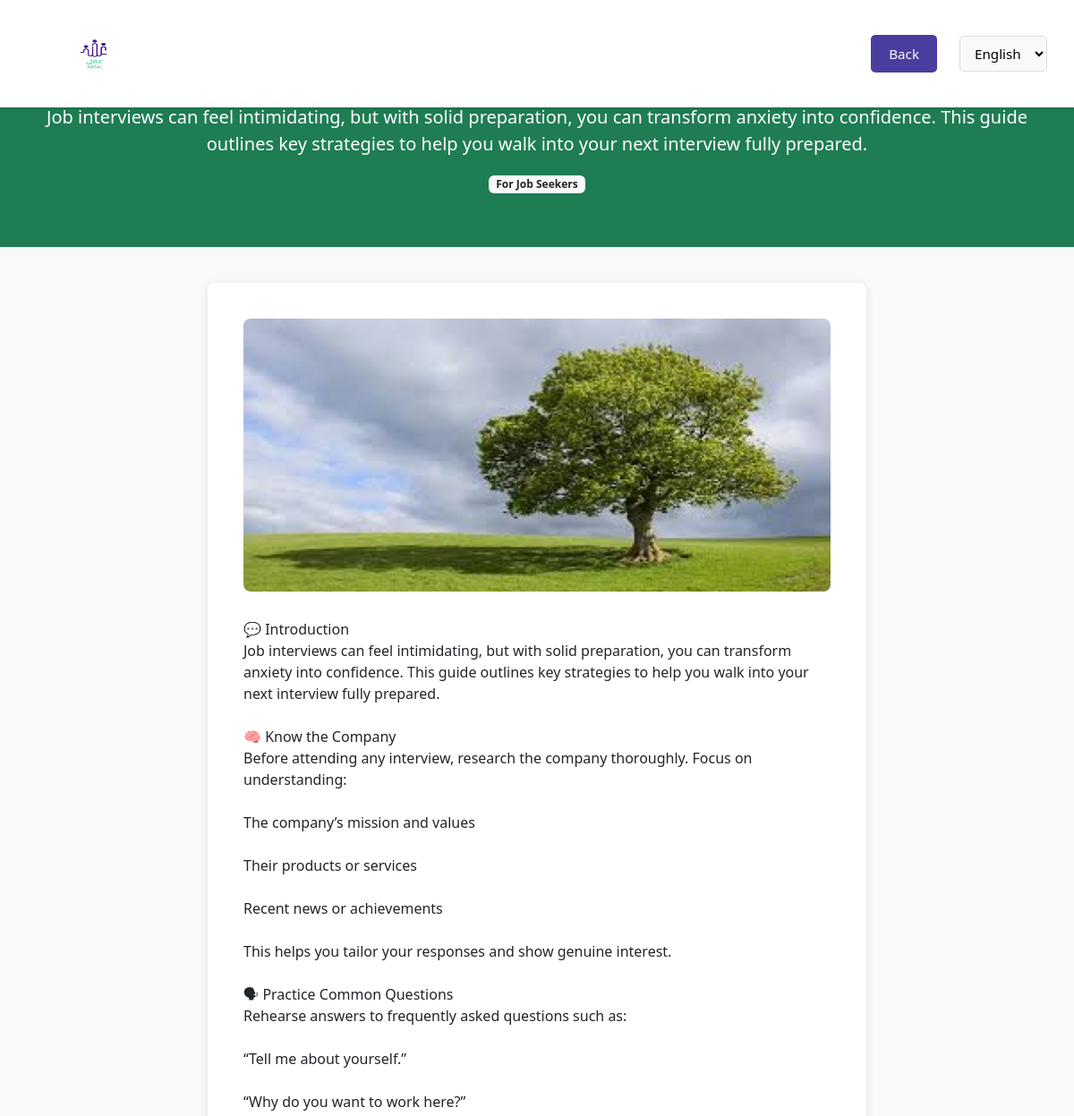
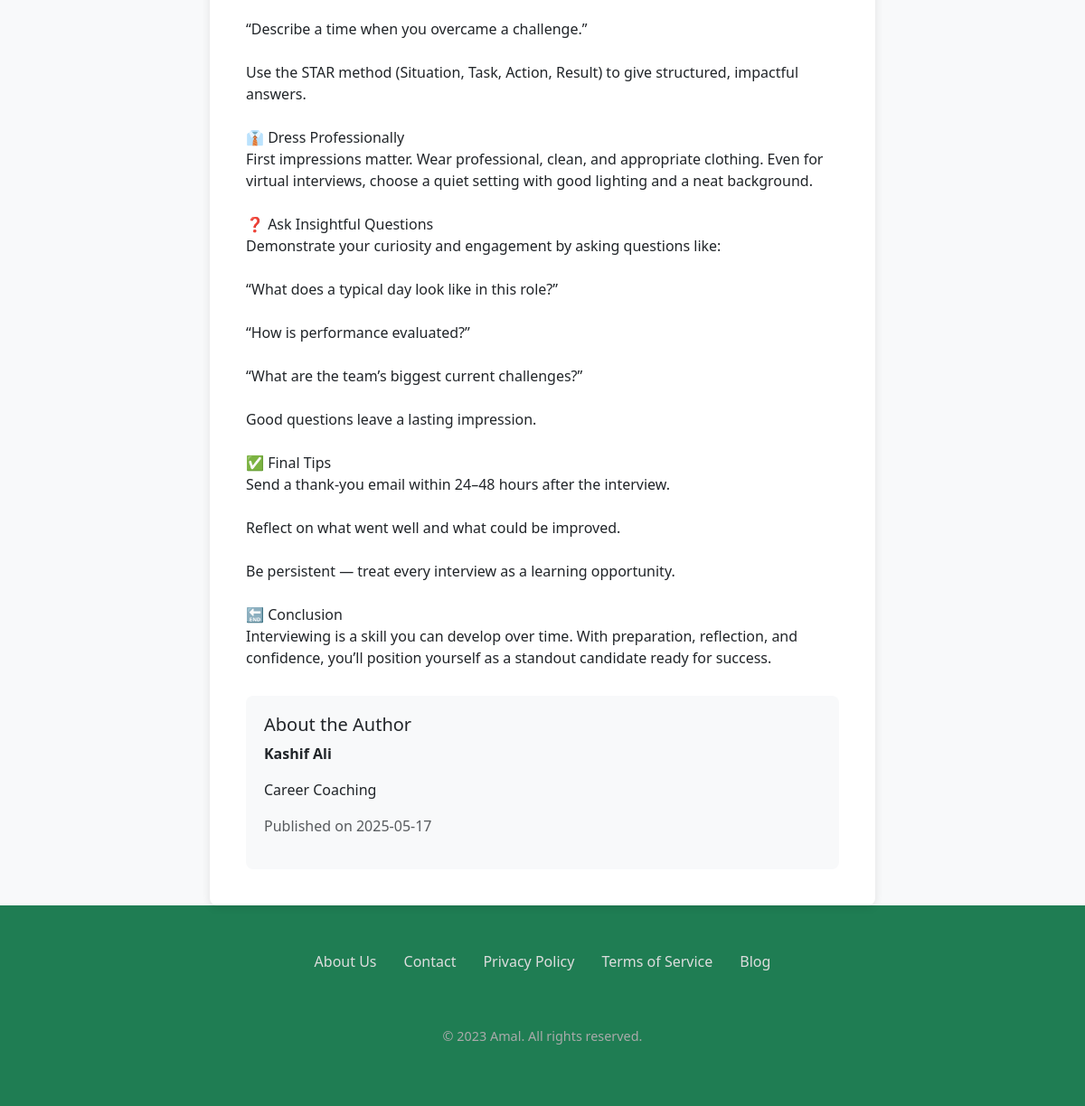
The page /blog/1 on the database its author committed (2 pictures, top to bottom).
### tables this page shows
CREATE TABLE blogs (
        id INTEGER PRIMARY KEY AUTOINCREMENT,
        consultant_id INTEGER NOT NULL,
        title TEXT NOT NULL,
        category TEXT NOT NULL,
        image_url TEXT,
        summary TEXT NOT NULL,
        content TEXT NOT NULL,
        created_at TIMESTAMP DEFAULT CURRENT_TIMESTAMP,
        FOREIGN KEY(consultant_id) REFERENCES consultants(id)
    );

CREATE TABLE consultants (
        id INTEGER PRIMARY KEY AUTOINCREMENT,
        name TEXT NOT NULL,
        email TEXT UNIQUE NOT NULL,
        password TEXT NOT NULL,
        specialization TEXT,
        years_experience INTEGER,
        bio TEXT,
        linkedin TEXT,
        created_at TIMESTAMP DEFAULT CURRENT_TIMESTAMP
    );

### app.py (the view)
@app.route('/blog/<int:blog_id>')
def view_blog(blog_id):
    conn = get_jobs_db()
    c = conn.cursor()
    c.execute('''SELECT b.*, c.name as author_name, c.specialization
               FROM blogs b JOIN consultants c ON b.consultant_id = c.id
               WHERE b.id = ?''', (blog_id,))
    blog = c.fetchone()
    conn.close()
    return render_template('view_blog.html', blog=blog)

### app.py (called while the page is built)
def get_jobs_db():
    conn = sqlite3.connect('jobs.db')
    conn.row_factory = sqlite3.Row
    return conn

### templates/view_blog.html (shortened to what this page needs)
<!DOCTYPE html>
<html lang="en">
<head>
    <link href="https://cdn.jsdelivr.net/npm/bootstrap@5.3.0/dist/css/bootstrap.min.css" rel="stylesheet">
</head>
<header>
    <div class="logo">
      <img src="/static/logo.png" alt="Logo">
    </div>
    <nav>
      <button onclick="location.href='/blogs'">Back</button>
      <div class="lang-switch">
        <select id="lang-select" onchange="switchLanguage(this)">
          <option value="en">English</option>
        </select>
      </div>
    </nav>
  </header>
<body>
    <div class="blog-header text-center">
        <div class="container">
            <h1>{{ blog.title }}</h1>
            <p class="lead">{{ blog.summary }}</p>
            <span class="badge bg-light text-dark">{{ blog.category }}</span>
        </div>
    </div>
    <div class="container">
        <div class="row">
            <div class="col-lg-8 mx-auto">
                <div class="blog-content">
                    {% if blog.image_url %}
                    <img src="{{ blog.image_url }}" class="blog-image" alt="{{ blog.title }}">
                    {% endif %}
                    <div class="blog-text">
                        {{ blog.content|replace('\n', '<br>')|safe }}
                    </div>
                    <div class="author-info">
                        <h5>About the Author</h5>
                        <p><strong>{{ blog.author_name }}</strong></p>
                        <p>{{ blog.specialization }}</p>
                        <p class="text-muted">Published on {{ blog.created_at[:10] }}</p>
                    </div>
                </div>
            </div>
        </div>
    </div>
    <footer>
         <div class="footer-links">
      <a href="/about" class="footer-link">About Us</a>
      <a href="/contact" class="footer-link">Contact</a>
      <a href="/privacy" class="footer-link">Privacy Policy</a>
      <a href="/terms" class="footer-link">Terms of Service</a>
      <a href="/blog" class="footer-link">Blog</a>
    </div>
    <p class="copyright">© 2023 Amal. All rights reserved.</p>
    </footer>
</body>
</html>

### templates/view_blog.html (style rules this page uses)
body { padding-top: 80px; background-color: #f8f9fa; }
.blog-header { background-color: #1F7D53; color: white; padding: 60px 0; margin-bottom: 40px; }
.blog-content { background-color: white; padding: 40px; border-radius: 8px; box-shadow: 0 2px 10px rgba(0,0,0,0.1); }
.blog-image { max-height: 400px; width: 100%; object-fit: cover; margin-bottom: 30px; border-radius: 8px; }
.author-info { background-color: #f8f9fa; padding: 20px; border-radius: 8px; margin-top: 30px; }
footer { background-color: #1F7D53; color: white; padding: 50px 20px; text-align: center; }
.footer-links { display: flex; justify-content: center; gap: 30px; margin-bottom: 30px; flex-wrap: wrap; }
.footer-link { color: #ddd; text-decoration: none; transition: color 0.3s; }
.copyright { color: #aaa; font-size: 0.9rem; }
html, body { margin: 0 !important; padding: 0 !important; overflow-x: hidden; direction: ltr !important; font-family: 'Segoe UI', Tahoma, Geneva, Verdana, sans-serif; }
header { display: flex; justify-content: space-between; align-items: center; padding: 15px 30px; background-color: #fff; box-shadow: 0 2px 4px rgba(0, 0, 0, 0.1); position: fixed; top: 0; left: 0; right: 0; z-index: 9999; height: 120px; box-sizing: border-box; }
.logo { display: flex; align-items: center; }
.logo img { height: 100px; width: 150px; margin-right: 10px; }
nav { display: flex; align-items: center; gap: 15px; }
nav button { padding: 10px 20px; border: none; background-color: #493D9E; color: #fff; border-radius: 5px; cursor: pointer; font-size: 0.95rem; transition: all 0.3s; white-space: nowrap; flex-shrink: 0; }
.lang-switch { margin-left: 10px; }
.lang-switch select { padding: 8px 12px; font-size: 0.95rem; border: 1px solid #ddd; border-radius: 5px; direction: ltr; background-color: #f9f9f9; }

### rows shown on the page
blogs: summary "Job interviews can feel intimidating, but with solid preparation, you can transform anxiety into confidence. This guide outlines key strategies to help you walk into your next interview fully prepared.", category "For Job Seekers", image_url (picture), content "💬 Introduction Job interviews can feel intimidating, but with solid preparation, you can transform anxiety into confidence. This guide outlines key strategies to help you walk into your next interview fully prepared. 🧠 Know the Company Before attending any interview, research the company thoroughly. Focus on understanding: The company’s mission and values Their products or services Recent news or achievements This helps you tailor your responses and show genuine interest. 🗣 Practice Common Questions Rehearse answers to frequently asked questions such as: “Tell me about yourself.” “Why do you want to work here?” “Describe a time when you overcame a challenge.” Use the STAR method (Situation,…", created_at "2025-05-17"
consultants: author_name "Kashif Ali", specialization "Career Coaching"
